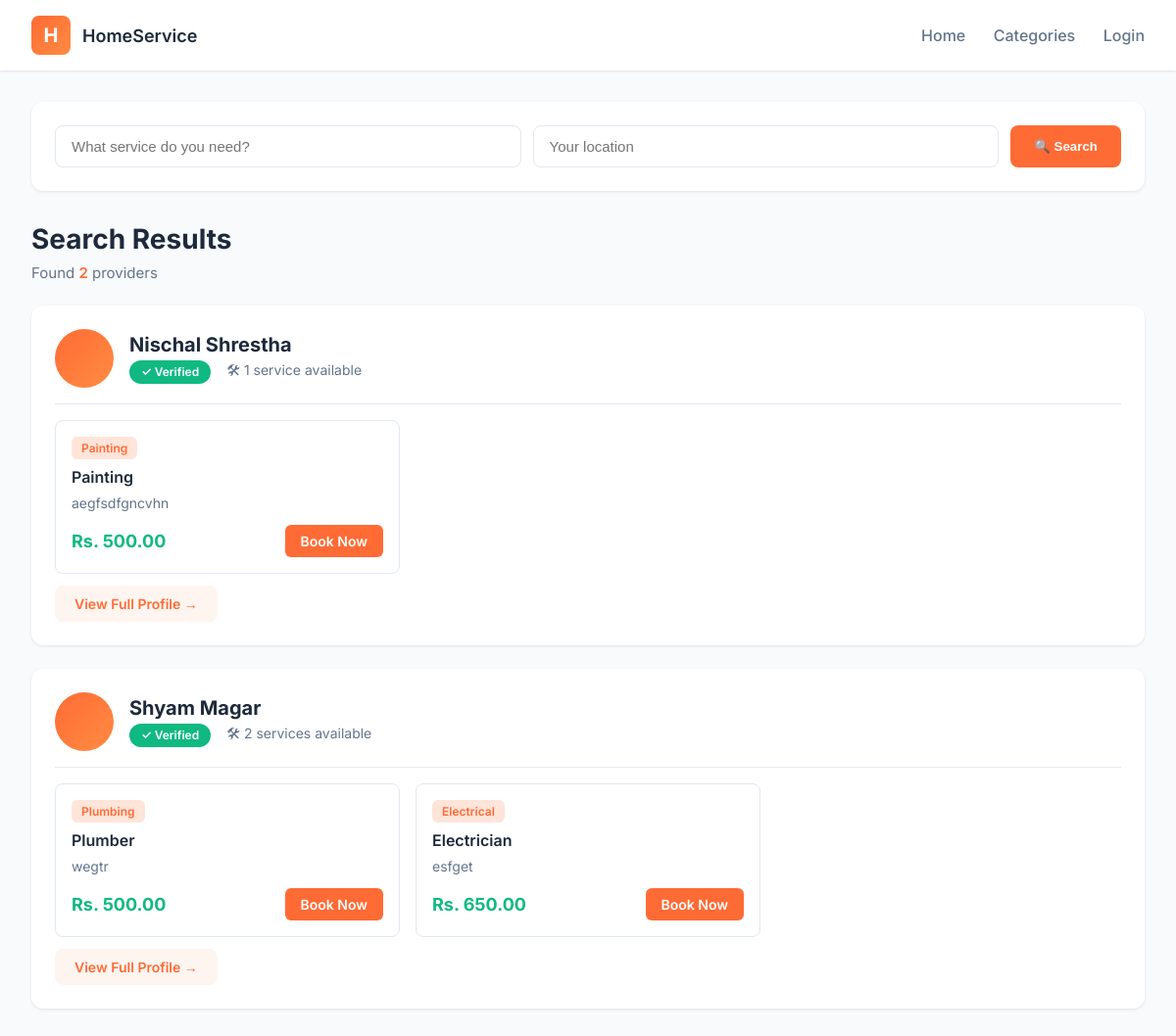
The page /booking/search/ on the database its author committed.
### account/models.py (models this page shows, shortened)
class Profile(models.Model):
    ROLE_CHOICES = (
        ('customer', 'Customer'),
        ('provider', 'Service Provider'),
    )
    CATEGORY_CHOICES = [
        ("painting", "Painting"),
        ("plumbing", "Plumbing"),
        ("electrical", "Electrical"),
        ("cleaning", "Cleaning"),
        ("carpentry", "Carpentry"),
        ("ac_repair", "AC Repair"),
    ]
    user = models.OneToOneField(
        User,
        on_delete=models.CASCADE,
        related_name='profile'
    )
    role = models.CharField(
        max_length=20,
    )
    phone = models.CharField(
        max_length=15,
        null=True,
        blank=True,
        unique=True,
        help_text="User's phone number"
    )
    verified_categories = models.CharField(
        max_length=255,
        null=True,
        blank=True,
        help_text="Comma-separated list of verified categories"
    )
    location = models.CharField(
        max_length=255,
        null=True,
        blank=True
    )
    latitude = models.FloatField(null=True, blank=True)
    longitude = models.FloatField(null=True, blank=True)
    is_verified = models.BooleanField(default=False)
    email_token = models.CharField(
        max_length=64,
        blank=True,
        null=True,
        unique=False,
        help_text="Email verification code or token"
    )
    created_at = models.DateTimeField(auto_now_add=True)
    updated_at = models.DateTimeField(auto_now=True)

### booking/models.py (models this page shows, shortened)
class Service(models.Model):
    provider = models.ForeignKey(
        Profile,
        on_delete=models.CASCADE,
        related_name="services"
    )
    name = models.CharField(max_length=100)
    description = models.TextField()
    category = models.CharField(
        max_length=50,
        choices=CATEGORY_CHOICES
    )
    price = models.DecimalField(
        max_digits=10,
        decimal_places=2,
        default=0.00
    )
    location = models.CharField(
        max_length=255,
        null=True,
        blank=True
    )
    is_active = models.BooleanField(default=True)
    created_at = models.DateTimeField(auto_now_add=True)

### booking/views.py (the view)
# urls.py: path("search/", views.search_services, name="search_services"),
def search_services(request):
    search_query = request.GET.get('q', '').strip()
    location_query = request.GET.get('location', '').strip()
    services = Service.objects.filter(
        is_active=True,
        provider__is_verified=True
    ).select_related('provider__user')
    if search_query:
        services = services.filter(
            Q(name__icontains=search_query) |
            Q(description__icontains=search_query) |
            Q(category__icontains=search_query)
        )
    if location_query:
        services = services.filter(
            Q(location__icontains=location_query) |
            Q(provider__location__icontains=location_query)
        )
    providers_dict = {}
    for service in services:
        provider_id = service.provider.id
        if provider_id not in providers_dict:
            providers_dict[provider_id] = {
                'provider': service.provider,
                'services': []
            }
        providers_dict[provider_id]['services'].append(service)
    providers_with_services = list(providers_dict.values())
    context = {
        'providers_with_services': providers_with_services,
        'search_query': search_query,
        'location_query': location_query,
        'total_results': len(providers_with_services)
    }
    return render(request, "booking/search_results.html", context)

### booking/templates/booking/search_results.html (shortened to what this page needs)
{% load static %}
<!DOCTYPE html>
<html lang="en">
<head>
</head>
<body>
<nav class="navbar">
    <div class="logo-section">
        <div class="logo-box">H</div>
        <span class="brand">HomeService</span>
    </div>
    <div class="nav-links">
        <a href="{% url 'home' %}">Home</a>
        <a href="{% url 'service_categories' %}">Categories</a>
        {% if user.is_authenticated %}
            <a href="{% if user.profile.role == 'provider' %}{% url 'provider_dashboard' %}{% else %}{% url 'customer_dashboard' %}{% endif %}">Dashboard</a>
        {% else %}
            <a href="{% url 'login' %}">Login</a>
        {% endif %}
    </div>
</nav>
<div class="container">
    <div class="search-bar">
        <form action="{% url 'search_services' %}" method="GET" class="search-form">
            <input
                type="text"
                name="q"
                class="search-input"
                placeholder="What service do you need?"
                value="{{ search_query }}"
            >
            <input
                type="text"
                name="location"
                class="search-input"
                placeholder="Your location"
                value="{{ location_query }}"
            >
            <button type="submit" class="search-btn">🔍 Search</button>
        </form>
    </div>
    <div class="results-header">
        <h1>Search Results</h1>
        <p class="results-subtitle">
            Found <span class="highlight">{{ total_results }}</span> provider{% if total_results != 1 %}s{% endif %}
        </p>
    </div>
    {% if providers_with_services %}
        {% for item in providers_with_services %}
        <div class="provider-card">
            <div class="provider-header">
                <div class="provider-avatar">
                </div>
                <div class="provider-info">
                    <h3>{{ item.provider.user.first_name }}</h3>
                    <div class="provider-meta">
                        {% if item.provider.is_verified %}
                        <span class="verified-badge">✓ Verified</span>
                        {% endif %}
                        <span>🛠 {{ item.services|length }} service{% if item.services|length != 1 %}s{% endif %} available</span>
                    </div>
                </div>
            </div>
            <div class="services-list">
                {% for service in item.services %}
                <div class="service-item">
                    <span class="service-category">{{ service.get_category_display }}</span>
                    <div class="service-name">{{ service.name }}</div>
                    <div class="service-description">{{ service.description|truncatewords:15 }}</div>
                    <div class="service-footer">
                        <div class="service-price">Rs. {{ service.price }}</div>
                        <a href="{% url 'book_service' service.id %}" class="book-btn">Book Now</a>
                    </div>
                </div>
                {% endfor %}
            </div>
            <a href="{% url 'provider_profile' item.provider.id %}" class="view-profile-btn">
                View Full Profile →
            </a>
        </div>
        {% endfor %}
    {% endif %}
</div>
</body>
</html>

### booking/templates/booking/search_results.html (style rules this page uses)
* { margin: 0; padding: 0; box-sizing: border-box; }
body { font-family: 'Inter', sans-serif; background: #f8fafc; color: #1e293b; }
.navbar { background: white; padding: 1rem 2rem; box-shadow: 0 1px 3px rgba(0,0,0,0.1); display: flex; justify-content: space-between; align-items: center; }
.logo-section { display: flex; align-items: center; gap: 12px; }
.logo-box { width: 40px; height: 40px; background: linear-gradient(135deg, #ff6b35, #ff8c42); border-radius: 8px; display: flex; align-items: center; justify-content: center; color: white; font-weight: 700; font-size: 20px; }
.brand { font-size: 18px; font-weight: 600; }
.nav-links a { margin-left: 24px; text-decoration: none; color: #64748b; font-weight: 500; }
.container { max-width: 1200px; margin: 0 auto; padding: 2rem; }
.search-bar { background: white; padding: 1.5rem; border-radius: 12px; box-shadow: 0 1px 3px rgba(0,0,0,0.1); margin-bottom: 2rem; }
.search-form { display: flex; gap: 12px; flex-wrap: wrap; }
.search-input { flex: 1; min-width: 250px; padding: 12px 16px; border: 1px solid #e2e8f0; border-radius: 8px; font-size: 15px; }
.search-btn { padding: 12px 24px; background: #ff6b35; color: white; border: none; border-radius: 8px; font-weight: 600; cursor: pointer; }
.results-header { margin-bottom: 1.5rem; }
.results-header h1 { font-size: 28px; margin-bottom: 8px; }
.results-subtitle { color: #64748b; font-size: 15px; }
.highlight { color: #ff6b35; font-weight: 600; }
.provider-card { background: white; border-radius: 12px; padding: 1.5rem; margin-bottom: 1.5rem; box-shadow: 0 1px 3px rgba(0,0,0,0.1); transition: box-shadow 0.3s; }
.provider-header { display: flex; align-items: center; gap: 16px; margin-bottom: 1rem; padding-bottom: 1rem; border-bottom: 1px solid #e2e8f0; }
.provider-avatar { width: 60px; height: 60px; background: linear-gradient(135deg, #ff6b35, #ff8c42); border-radius: 50%; display: flex; align-items: center; justify-content: center; font-size: 28px; color: white; }
.provider-info h3 { font-size: 20px; margin-bottom: 4px; }
.provider-meta { display: flex; gap: 16px; color: #64748b; font-size: 14px; }
.verified-badge { background: #10b981; color: white; padding: 4px 12px; border-radius: 12px; font-size: 12px; font-weight: 600; }
.services-list { display: grid; grid-template-columns: repeat(auto-fill, minmax(300px, 1fr)); gap: 16px; margin-top: 1rem; }
.service-item { padding: 16px; border: 1px solid #e2e8f0; border-radius: 8px; transition: all 0.3s; }
.service-name { font-size: 16px; font-weight: 600; margin-bottom: 6px; color: #1e293b; }
.service-category { display: inline-block; padding: 4px 10px; background: #ffe4d9; color: #ff6b35; border-radius: 6px; font-size: 12px; font-weight: 600; margin-bottom: 8px; }
.service-description { font-size: 14px; color: #64748b; margin-bottom: 12px; line-height: 1.5; }
.service-footer { display: flex; justify-content: space-between; align-items: center; }
.service-price { font-size: 18px; font-weight: 700; color: #10b981; }
.book-btn { padding: 8px 16px; background: #ff6b35; color: white; text-decoration: none; border-radius: 6px; font-size: 14px; font-weight: 600; transition: background 0.3s; }
.view-profile-btn { display: inline-block; margin-top: 12px; padding: 10px 20px; background: #fff5f0; color: #ff6b35; text-decoration: none; border-radius: 8px; font-weight: 600; font-size: 14px; }

### rows shown on the page
Profile: provider.user.first_name "Nischal Shrestha", is_verified "✓ Verified", services|length "1"
Service: category "Painting", name "Painting", description "aegfsdfgncvhn", price "500.00"
Profile: provider.user.first_name "Shyam Magar", is_verified "✓ Verified", services|length "2"
Service: category "Plumbing", name "Plumber", description "wegtr", price "500.00"
Service: category "Electrical", name "Electrician", description "esfget", price "650.00"

### other values the page prints
{{ total_results }} "2"
